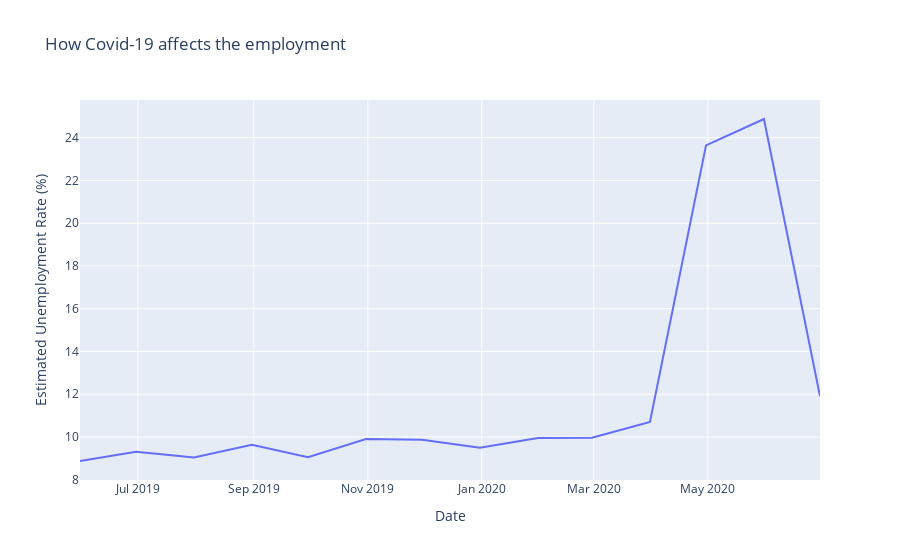

The cell this chart's notebook holds for it:
### Code cell
px.line(data_frame=data,x="Date",y="Estimated Unemployment Rate (%)",hover_data=hover,
       title="How Covid-19 affects the employment")

### Figure 1 — Plotly figure (JSON) as saved in the notebook; plotly's stock layout.template omitted (floating-point values rounded to 4 significant figures)
{"data": [{"customdata": [[7410000.0], [7359000.0], [7404000.0], [7540000.0], [7739000.0], [7298000.0], [7274000.0], [7377000.0], [7677000.0], [7604000.0], [7517000.0], [5283000.0], [5879000.0], [7387000.0]], "hovertemplate": "Date=%{x}<br>Estimated Unemployment Rate (%)=%{y}<br>Estimated Employed=%{customdata[0]}<extra></extra>", "legendgroup": "", "line": {"color": "#636efa", "dash": "solid"}, "marker": {"symbol": "circle"}, "mode": "lines", "name": "", "orientation": "v", "showlegend": false, "type": "scatter", "x": ["2019-05-31T00:00:00", "2019-06-30T00:00:00", "2019-07-31T00:00:00", "2019-08-31T00:00:00", "2019-09-30T00:00:00", "2019-10-31T00:00:00", "2019-11-30T00:00:00", "2019-12-31T00:00:00", "2020-01-31T00:00:00", "2020-02-29T00:00:00", "2020-03-31T00:00:00", "2020-04-30T00:00:00", "2020-05-31T00:00:00", "2020-06-30T00:00:00"], "xaxis": "x", "y": [8.874, 9.303, 9.034, 9.638, 9.052, 9.901, 9.868, 9.497, 9.951, 9.965, 10.7, 23.64, 24.88, 11.9], "yaxis": "y"}], "layout": {"legend": {"tracegroupgap": 0}, "title": {"text": "How Covid-19 affects the employment"}, "xaxis": {"anchor": "y", "domain": [0, 1], "title": {"text": "Date"}}, "yaxis": {"anchor": "x", "domain": [0, 1], "title": {"text": "Estimated Unemployment Rate (%)"}}}}
